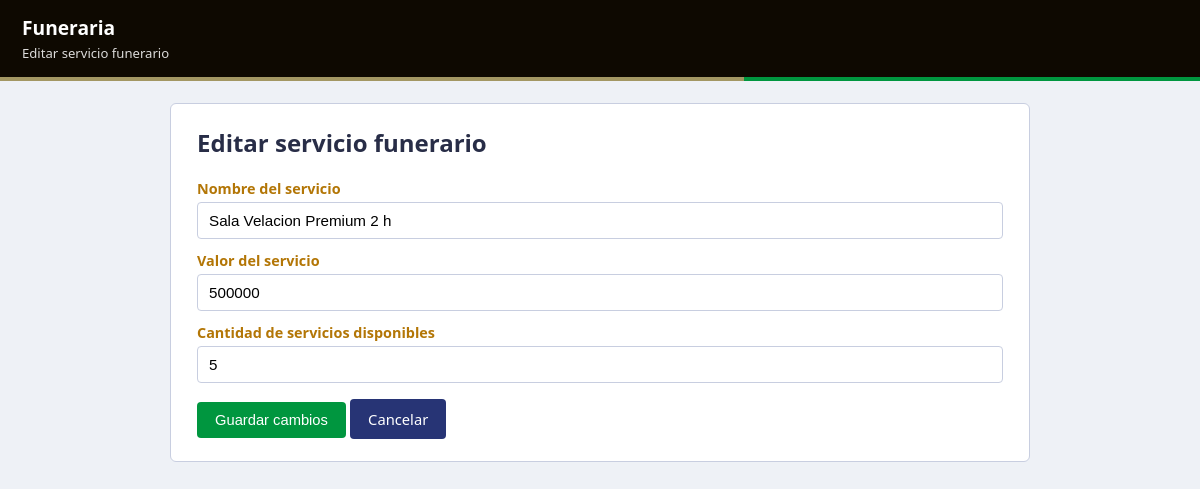
/servicios/editar.php?id=5, run on the app's committed database.
### tables this page shows
CREATE TABLE servicios (
  id       INTEGER PRIMARY KEY AUTOINCREMENT,
  nombre   TEXT NOT NULL,
  precio   REAL NOT NULL,
  cantidad INTEGER NOT NULL,
  foto    TEXT
);

### servicios/editar.php (the view, shortened to what this page needs)
<?php
require '../config.php';
$id = $_GET['id'];
$stmt = $pdo->prepare(
    "SELECT * FROM servicios WHERE id = :id"
);
$stmt->execute([
    'id' => $id
]);
$a = $stmt->fetch(PDO::FETCH_ASSOC);
?>
<!DOCTYPE html>
<html lang="es">
<head>
  <link rel="stylesheet" href="../css/estilos.css">
</head>
<body>
  <div class="barra">
    <h1>Funeraria</h1>
    <span>Editar servicio funerario</span>
  </div>
  <div class="franja"></div>
  <div class="contenedor">
    <h2>Editar servicio funerario</h2>
    <form method="post" action="editar.php">
      <label for="nombre">Nombre del servicio</label>
      <input
        type="text"
        id="nombre"
        name="nombre"
        value="<?php echo htmlspecialchars($a['nombre']); ?>"
        required
      >
      <label for="precio">Valor del servicio</label>
      <input
        type="number"
        id="precio"
        name="precio"
        step="1"
        min="0"
        value="<?php echo htmlspecialchars($a['precio']); ?>"
        required
      >
      <label for="cantidad">Cantidad de servicios disponibles</label>
      <input
        type="number"
        id="cantidad"
        name="cantidad"
        step="1"
        min="0"
        value="<?php echo htmlspecialchars($a['cantidad']); ?>"
        required
      >
      <br>
      <button type="submit">Guardar cambios</button>
      <a class="boton boton-azul" href="index.php">
        Cancelar
      </a>
    </form>
  </div>
</body>
</html>

### css/estilos.css (style rules this page uses)
* { box-sizing: border-box; }
body { font-family: "Segoe UI", Arial, sans-serif; background: #eef1f6; color: #b37606; margin: 0; }
.barra { background: #0e0901; color: #fff; padding: 14px 22px; }
.barra h1 { margin: 0; font-size: 1.2rem; }
.barra span { font-size: .82rem; opacity: .85; }
.franja { height: 4px; background: linear-gradient(90deg, #a39763 0 62%, #00963f 62% 100%); }
.contenedor { max-width: 860px; margin: 22px auto; background: #fff; padding: 22px 26px; border-radius: 6px; border: 1px solid #c8cee0; }
h2 { color: #282d47; margin-top: 0; }
label { display: block; margin-top: 12px; font-weight: 600; font-size: .9rem; }
input { width: 100%; padding: 9px 11px; margin-top: 4px; border: 1px solid #c8cee0; border-radius: 4px; font-size: .95rem; }
.boton, button { display: inline-block; margin-top: 16px; padding: 10px 18px; background: #00963f; color: #fff; border: 0; border-radius: 4px; text-decoration: none; font-size: .92rem; cursor: pointer; }
.boton-azul { background: #273475; }

### data on the page
servicios: nombre "Sala Velacion Premium 2 h", precio "500000", cantidad "5"
